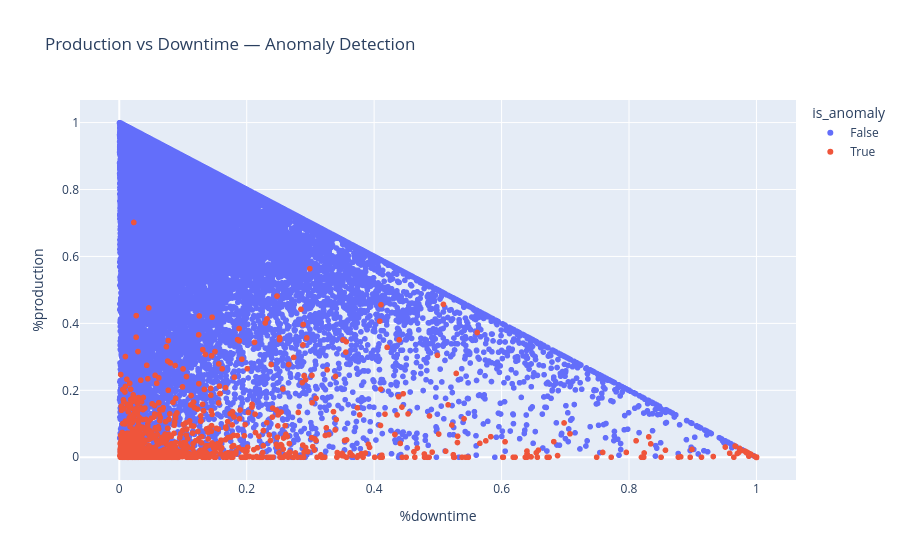

The notebook cell this image was saved under:
### Code cell
fig = px.scatter(
    df,
    x="%downtime",
    y="%production",
    color="is_anomaly",
    hover_data=[
        "equipment_ID",
        "interval_start",
        "health_score",
        "anomaly_risk_score"
    ],
    title="Production vs Downtime — Anomaly Detection"
)

fig.show()

### Figure 1 — Plotly figure (JSON) as saved in the notebook; plotly's stock layout.template omitted (floating-point values rounded to 4 significant figures; data arrays with more than 128 entries replaced by an {"elided": "..."} marker saying what was removed)
{"data": [{"customdata": {"elided": "22207x4 mixed values"}, "hovertemplate": "is_anomaly=False<br>%downtime=%{x}<br>%production=%{y}<br>equipment_ID=%{customdata[0]}<br>interval_start=%{customdata[1]}<br>health_score=%{customdata[2]}<br>anomaly_risk_score=%{customdata[3]}<extra></extra>", "legendgroup": "False", "marker": {"color": "#636efa", "symbol": "circle"}, "mode": "markers", "name": "False", "showlegend": true, "type": "scattergl", "x": {"elided": "22207 float values"}, "xaxis": "x", "y": {"elided": "22207 float values"}, "yaxis": "y"}, {"customdata": {"elided": "1169x4 mixed values"}, "hovertemplate": "is_anomaly=True<br>%downtime=%{x}<br>%production=%{y}<br>equipment_ID=%{customdata[0]}<br>interval_start=%{customdata[1]}<br>health_score=%{customdata[2]}<br>anomaly_risk_score=%{customdata[3]}<extra></extra>", "legendgroup": "True", "marker": {"color": "#EF553B", "symbol": "circle"}, "mode": "markers", "name": "True", "showlegend": true, "type": "scattergl", "x": {"elided": "1169 float values"}, "xaxis": "x", "y": {"elided": "1169 float values"}, "yaxis": "y"}], "layout": {"legend": {"title": {"text": "is_anomaly"}, "tracegroupgap": 0}, "title": {"text": "Production vs Downtime — Anomaly Detection"}, "xaxis": {"anchor": "y", "domain": [0, 1], "title": {"text": "%downtime"}}, "yaxis": {"anchor": "x", "domain": [0, 1], "title": {"text": "%production"}}}}
